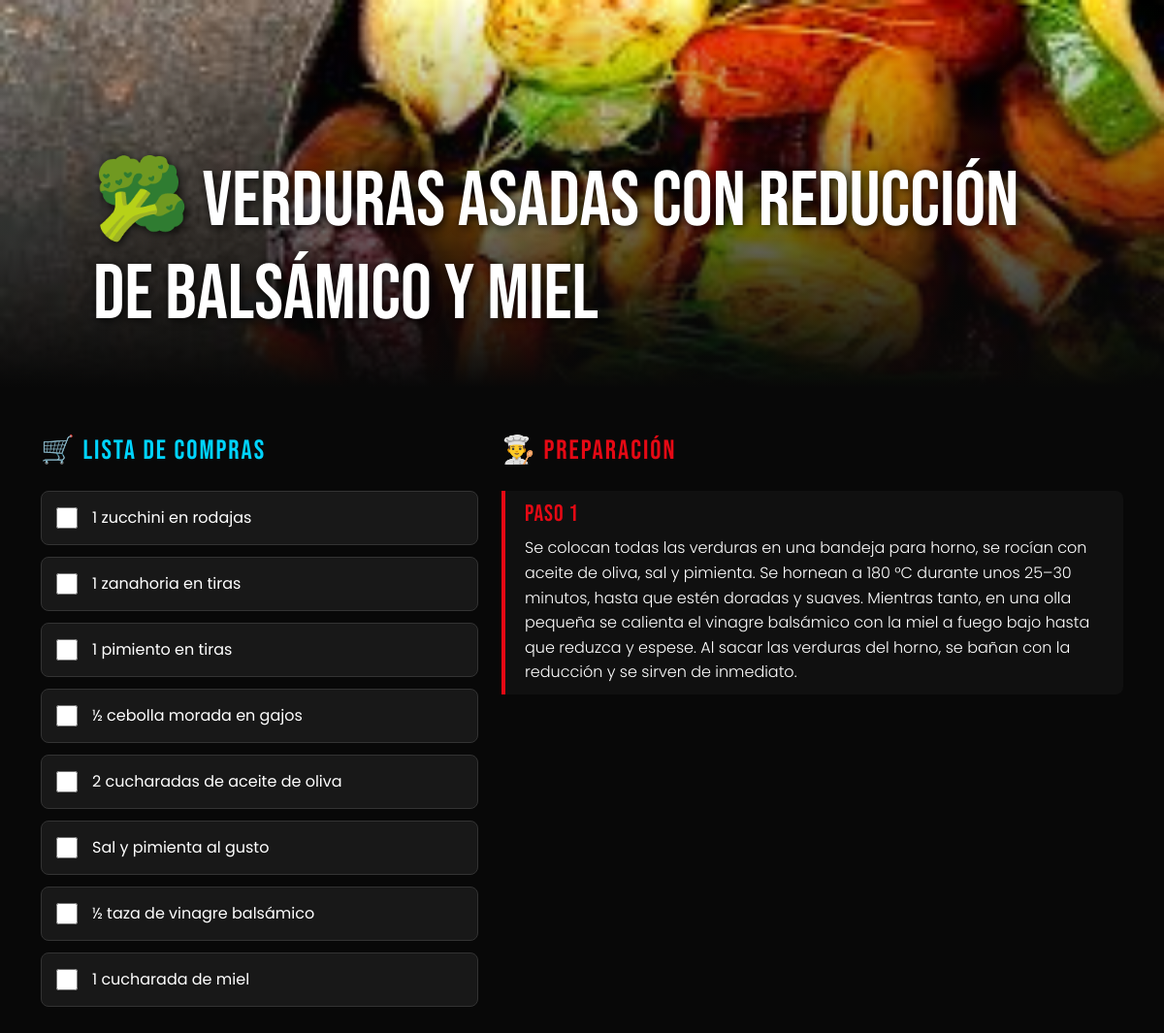
/recetas/7/, run on the app's committed database.
### alimentos/models.py (models this page shows, shortened)
class Receta(models.Model):
    titulo = models.CharField(max_length=200)
    ingredientes = models.TextField()
    pasos = models.TextField()
    imagen = models.ImageField(upload_to='recetas/', null=True, blank=True)

### alimentos/views.py (the view)
# urls.py: path("recetas/<int:receta_id>/", views.detalle_receta, name="detalle_receta"),
def detalle_receta(request, receta_id):
    receta = get_object_or_404(Receta, id=receta_id)
    lista_ingredientes = [i.strip() for i in receta.ingredientes.splitlines() if i.strip()]
    lista_pasos = [p.strip() for p in receta.pasos.splitlines() if p.strip()]
    return render(request, 'alimentos/detalle_receta.html', {
        'receta': receta,
        'lista_ingredientes': lista_ingredientes,
        'lista_pasos': lista_pasos
    })

### alimentos/templates/alimentos/detalle_receta.html (shortened to what this page needs)
<!DOCTYPE html>
<html lang="es">
<head>
    <link href="https://cdn.jsdelivr.net/npm/bootstrap@5.3.2/dist/css/bootstrap.min.css" rel="stylesheet">
</head>
<body>
    <div class="hero-receta">
        <h1>{{ receta.titulo }}</h1>
    </div>
    <div class="container mt-5">
        <div class="row">
            <div class="col-md-5 mb-5">
                <h3 class="mb-4" style="font-family: 'Bebas Neue'; color: #00d4ff; letter-spacing: 2px;">
                    🛒 LISTA DE COMPRAS
                </h3>
                {% for ing in lista_ingredientes %}
                <label class="check-item w-100">
                    <input type="checkbox">
                    <span class="ingrediente-texto">{{ ing }}</span>
                </label>
                {% empty %}
                <p class="text-muted">No se detallaron ingredientes.</p>
                {% endfor %}
            </div>
            <div class="col-md-7">
                <h3 class="mb-4" style="font-family: 'Bebas Neue'; color: var(--netflix-red); letter-spacing: 2px;">
                    👨‍🍳 PREPARACIÓN
                </h3>
                {% for paso in lista_pasos %}
                <div class="paso-box">
                    <h5>PASO {{ forloop.counter }}</h5>
                    <p class="m-0" style="font-weight: 300; line-height: 1.6;">{{ paso }}</p>
                </div>
                {% empty %}
                <p class="text-muted">No se detallaron pasos de preparación.</p>
                {% endfor %}
            </div>
        </div>
    </div>
</body>
</html>

### data on the page
Receta: titulo "🥦 Verduras asadas con reducción de balsámico y miel", lista_pasos "Se colocan todas las verduras en una bandeja para horno, se rocían con aceite de oliva, sal y pimienta. Se hornean a 180 °C durante unos 25–30 minutos, hasta que estén doradas y suaves. Mientras tanto, en una olla pequeña se calienta el vinagre balsámico con la miel a fuego bajo hasta que reduzca y espese. Al sacar las verduras del horno, se bañan con la reducción y se sirven de inmediato."

### other printed values
{{ ing }} "1 zucchini en rodajas" "1 zanahoria en tiras" "1 pimiento en tiras" "½ cebolla morada en gajos" "2 cucharadas de aceite de oliva" "Sal y pimienta al gusto" "½ taza de vinagre balsámico" "1 cucharada de miel"
